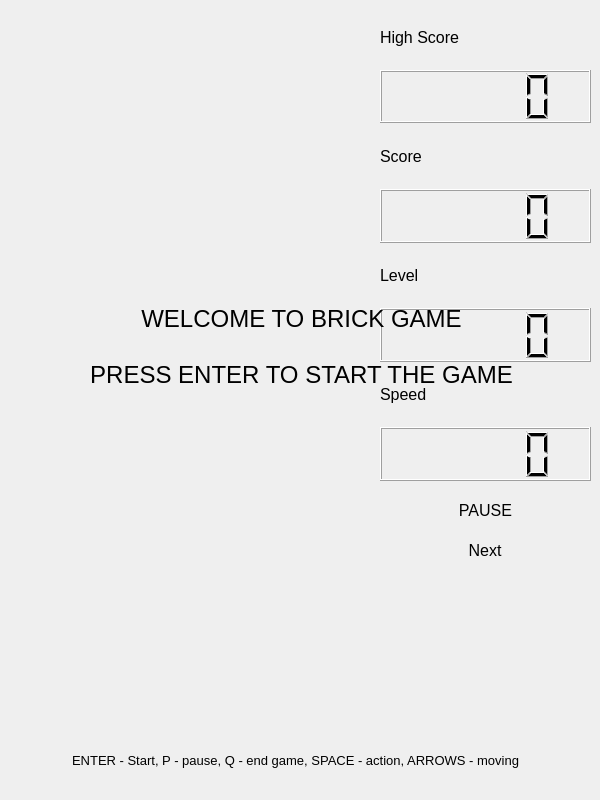
<?xml version="1.0" encoding="UTF-8"?>
<ui version="4.0">
 <class>MainWindow</class>
 <widget class="QMainWindow" name="MainWindow">
  <property name="geometry">
   <rect>
    <x>0</x>
    <y>0</y>
    <width>600</width>
    <height>800</height>
   </rect>
  </property>
  <property name="windowTitle">
   <string>CPP3_s21_brickgame</string>
  </property>
  <widget class="QWidget" name="centralwidget">
   <widget class="QWidget" name="wField" native="true">
    <property name="geometry">
     <rect>
      <x>10</x>
      <y>10</y>
      <width>370</width>
      <height>730</height>
     </rect>
    </property>
    <property name="sizePolicy">
     <sizepolicy hsizetype="Preferred" vsizetype="Preferred">
      <horstretch>1</horstretch>
      <verstretch>1</verstretch>
     </sizepolicy>
    </property>
    <property name="minimumSize">
     <size>
      <width>370</width>
      <height>730</height>
     </size>
    </property>
    <layout class="QHBoxLayout" name="horizontalLayout_3"/>
   </widget>
   <widget class="QLabel" name="label_6">
    <property name="geometry">
     <rect>
      <x>10</x>
      <y>740</y>
      <width>571</width>
      <height>40</height>
     </rect>
    </property>
    <property name="font">
     <font>
      <pointsize>10</pointsize>
     </font>
    </property>
    <property name="text">
     <string>ENTER - Start, P - pause, Q - end game, SPACE - action, ARROWS - moving</string>
    </property>
    <property name="alignment">
     <set>Qt::AlignCenter</set>
    </property>
   </widget>
   <widget class="QWidget" name="horizontalLayoutWidget">
    <property name="geometry">
     <rect>
      <x>380</x>
      <y>540</y>
      <width>211</width>
      <height>21</height>
     </rect>
    </property>
    <layout class="QHBoxLayout" name="horizontalLayout">
     <item>
      <widget class="QLabel" name="label_5">
       <property name="sizePolicy">
        <sizepolicy hsizetype="Preferred" vsizetype="Preferred">
         <horstretch>0</horstretch>
         <verstretch>0</verstretch>
        </sizepolicy>
       </property>
       <property name="maximumSize">
        <size>
         <width>50</width>
         <height>16777215</height>
        </size>
       </property>
       <property name="font">
        <font>
         <pointsize>12</pointsize>
        </font>
       </property>
       <property name="text">
        <string>Next</string>
       </property>
       <property name="alignment">
        <set>Qt::AlignCenter</set>
       </property>
      </widget>
     </item>
    </layout>
   </widget>
   <widget class="QWidget" name="verticalLayoutWidget">
    <property name="geometry">
     <rect>
      <x>380</x>
      <y>10</y>
      <width>211</width>
      <height>471</height>
     </rect>
    </property>
    <layout class="QVBoxLayout" name="verticalLayout">
     <property name="spacing">
      <number>6</number>
     </property>
     <property name="sizeConstraint">
      <enum>QLayout::SetDefaultConstraint</enum>
     </property>
     <property name="bottomMargin">
      <number>0</number>
     </property>
     <item>
      <widget class="QLabel" name="label">
       <property name="font">
        <font>
         <pointsize>12</pointsize>
        </font>
       </property>
       <property name="text">
        <string>High Score</string>
       </property>
      </widget>
     </item>
     <item>
      <widget class="QLCDNumber" name="num_high_score"/>
     </item>
     <item>
      <widget class="QLabel" name="label_2">
       <property name="font">
        <font>
         <pointsize>12</pointsize>
        </font>
       </property>
       <property name="text">
        <string>Score</string>
       </property>
      </widget>
     </item>
     <item>
      <widget class="QLCDNumber" name="num_score"/>
     </item>
     <item>
      <widget class="QLabel" name="label_3">
       <property name="font">
        <font>
         <pointsize>12</pointsize>
        </font>
       </property>
       <property name="text">
        <string>Level</string>
       </property>
      </widget>
     </item>
     <item>
      <widget class="QLCDNumber" name="num_level"/>
     </item>
     <item>
      <widget class="QLabel" name="label_4">
       <property name="font">
        <font>
         <pointsize>12</pointsize>
        </font>
       </property>
       <property name="frameShape">
        <enum>QFrame::NoFrame</enum>
       </property>
       <property name="text">
        <string>Speed</string>
       </property>
       <property name="scaledContents">
        <bool>false</bool>
       </property>
      </widget>
     </item>
     <item>
      <widget class="QLCDNumber" name="num_speed"/>
     </item>
    </layout>
   </widget>
   <widget class="QWidget" name="wNext_field" native="true">
    <property name="geometry">
     <rect>
      <x>410</x>
      <y>570</y>
      <width>154</width>
      <height>154</height>
     </rect>
    </property>
    <property name="sizePolicy">
     <sizepolicy hsizetype="Preferred" vsizetype="Preferred">
      <horstretch>1</horstretch>
      <verstretch>1</verstretch>
     </sizepolicy>
    </property>
    <property name="minimumSize">
     <size>
      <width>50</width>
      <height>50</height>
     </size>
    </property>
    <layout class="QHBoxLayout" name="horizontalLayout_2"/>
   </widget>
   <widget class="QLabel" name="label_pause">
    <property name="geometry">
     <rect>
      <x>400</x>
      <y>490</y>
      <width>171</width>
      <height>41</height>
     </rect>
    </property>
    <property name="font">
     <font>
      <pointsize>12</pointsize>
     </font>
    </property>
    <property name="frameShape">
     <enum>QFrame::NoFrame</enum>
    </property>
    <property name="text">
     <string>PAUSE</string>
    </property>
    <property name="alignment">
     <set>Qt::AlignCenter</set>
    </property>
   </widget>
   <widget class="QLabel" name="label_welcome">
    <property name="geometry">
     <rect>
      <x>6</x>
      <y>4</y>
      <width>591</width>
      <height>741</height>
     </rect>
    </property>
    <property name="font">
     <font>
      <pointsize>18</pointsize>
     </font>
    </property>
    <property name="text">
     <string>WELCOME TO BRICK GAME

PRESS ENTER TO START THE GAME

</string>
    </property>
    <property name="alignment">
     <set>Qt::AlignCenter</set>
    </property>
   </widget>
  </widget>
 </widget>
 <resources/>
 <connections/>
</ui>
